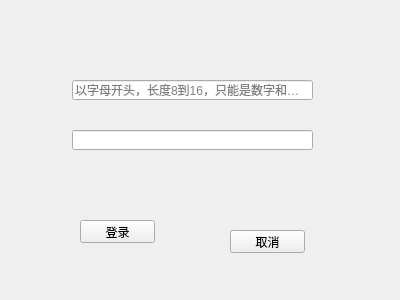
<?xml version="1.0" encoding="UTF-8"?>
<ui version="4.0">
 <class>Form</class>
 <widget class="QWidget" name="Form">
  <property name="geometry">
   <rect>
    <x>0</x>
    <y>0</y>
    <width>400</width>
    <height>300</height>
   </rect>
  </property>
  <property name="windowTitle">
   <string>Form</string>
  </property>
  <widget class="QPushButton" name="pushButton">
   <property name="geometry">
    <rect>
     <x>80</x>
     <y>220</y>
     <width>75</width>
     <height>23</height>
    </rect>
   </property>
   <property name="text">
    <string>登录</string>
   </property>
  </widget>
  <widget class="QPushButton" name="pushButton_2">
   <property name="geometry">
    <rect>
     <x>230</x>
     <y>230</y>
     <width>75</width>
     <height>23</height>
    </rect>
   </property>
   <property name="text">
    <string>取消</string>
   </property>
  </widget>
  <widget class="QLineEdit" name="lineEdit">
   <property name="geometry">
    <rect>
     <x>72</x>
     <y>80</y>
     <width>241</width>
     <height>20</height>
    </rect>
   </property>
   <property name="contextMenuPolicy">
    <enum>Qt::NoContextMenu</enum>
   </property>
   <property name="echoMode">
    <enum>QLineEdit::PasswordEchoOnEdit</enum>
   </property>
   <property name="placeholderText">
    <string>以字母开头，长度8到16，只能是数字和字母</string>
   </property>
  </widget>
  <widget class="QLineEdit" name="lineEdit_2">
   <property name="geometry">
    <rect>
     <x>72</x>
     <y>130</y>
     <width>241</width>
     <height>20</height>
    </rect>
   </property>
  </widget>
 </widget>
 <resources/>
 <connections/>
</ui>
